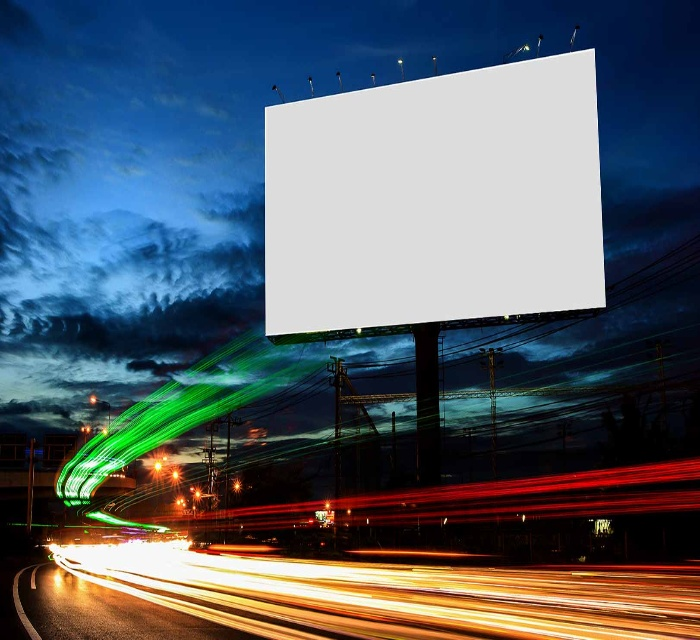
#> input picture billboard1.jpg, 700 x 640 px, given in place of the camera
$ python 'Create_Mask(Video).py'
#> lines starting #> are read from the running program, lines starting #| are printed output that depends on the picture; after the words box and inside, x2 and y2 are one past the last pixel; in counts of white or black regions, pixels touching at a corner belong together
import cv2
import numpy as np


def nothing(x):
    pass

frame = cv2.VideoCapture(0)


cv2.namedWindow("Tracking")
cv2.createTrackbar("LH", "Tracking", 0, 255, nothing)
#> slider 'LH' is set to 51
cv2.createTrackbar("LS", "Tracking", 0, 255, nothing)
#> slider 'LS' is set to 51
cv2.createTrackbar("LV", "Tracking", 0, 255, nothing)
#> slider 'LV' is set to 51
cv2.createTrackbar("UH", "Tracking", 0, 255, nothing)
#> slider 'UH' is set to 255
cv2.createTrackbar("US", "Tracking", 0, 255, nothing)
#> slider 'US' is set to 255
cv2.createTrackbar("UV", "Tracking", 0, 255, nothing)
#> slider 'UV' is set to 255

while True:
    result, img = frame.read()
#> img is the input picture: shape (640, 700, 3); mean B, G, R 104.9, 95.2, 85.3

    img_hsv = cv2.cvtColor(img, cv2.COLOR_BGR2HSV)
#> img_hsv: shape (640, 700, 3); mean H, S, V 64.6, 156.3, 126.6

    lh = cv2.getTrackbarPos("LH", "Tracking")
    ls = cv2.getTrackbarPos("LS", "Tracking")
    lv = cv2.getTrackbarPos("LV", "Tracking")

    uh = cv2.getTrackbarPos("UH", "Tracking")
    us = cv2.getTrackbarPos("US", "Tracking")
    uv = cv2.getTrackbarPos("UV", "Tracking")

    lower = np.array([lh, ls, lv])

    upper = np.array([uh, us, uv])

    mask = cv2.inRange(img_hsv, lower, upper)
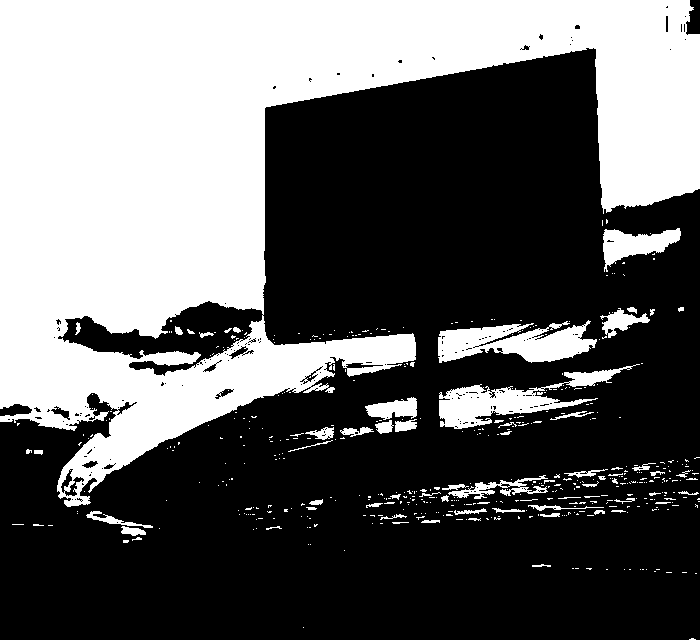
#> mask: shape (640, 700); 39.2% white; 474 white regions (410 under 20 px), largest, box (x1, y1, x2, y2) and area: (0, 0, 700, 507) 159179, (438, 320, 597, 363) 4140, (439, 364, 640, 429) 3942

    result_img = cv2.bitwise_and(img, img, mask=mask)
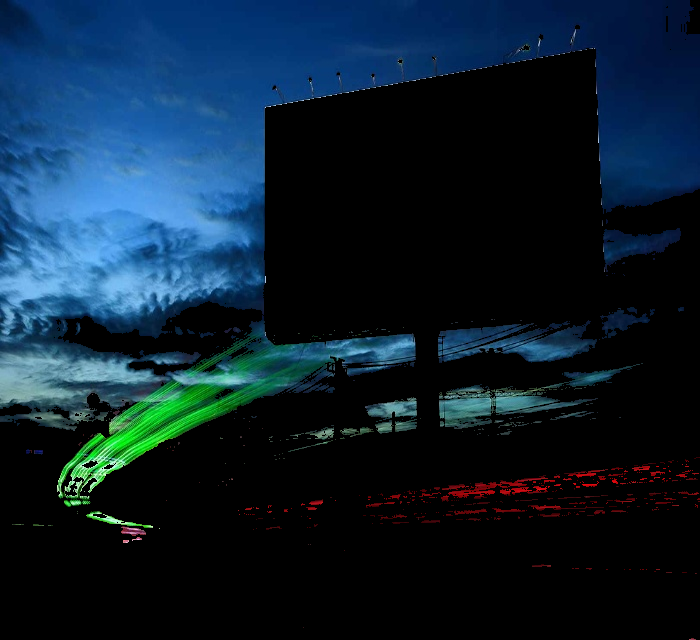
#> result_img: shape (640, 700, 3); mean B, G, R 47.7, 31.9, 12

    cv2.imshow("img", img)
    cv2.imshow("img_hsv", img_hsv)
    cv2.imshow("mask", mask)
    cv2.imshow("result_img", result_img)

    if cv2.waitKey(1) & 0xFF == 27:
#> (key Esc is pressed here)
        break


frame.release()
cv2.destroyAllWindows()

$ run again, on billboard2.jpg
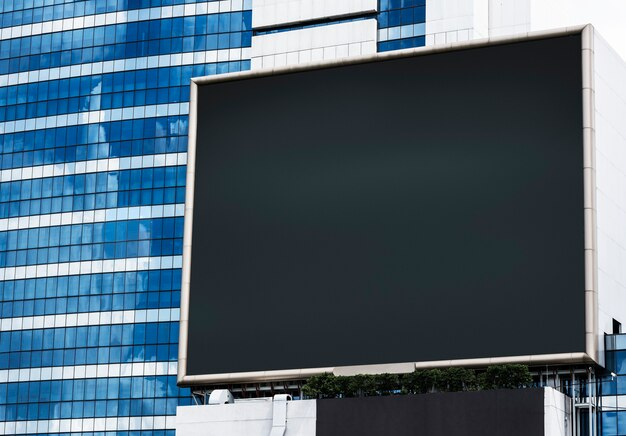
#> input picture billboard2.jpg, 626 x 436 px, given in place of the camera
#> img is the input picture: shape (436, 626, 3); mean B, G, R 114.4, 99, 76.8
#> img_hsv: shape (436, 626, 3); mean H, S, V 97.8, 89.8, 115.2
#> `mask = cv2.inRange(img_hsv, lower, upper)`:
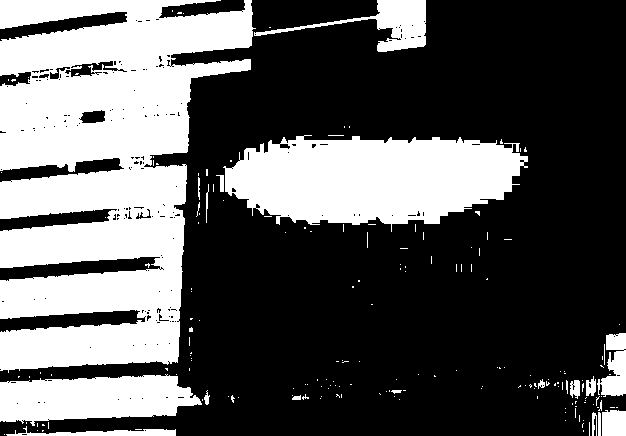
#> mask: shape (436, 626); 35.2% white; 185 white regions (164 under 20 px), largest, box (x1, y1, x2, y2) and area: (0, 0, 256, 373) 60945, (223, 135, 528, 232) 20874, (0, 374, 202, 426) 7507
#> `result_img = cv2.bitwise_and(img, img, mask=mask)`:
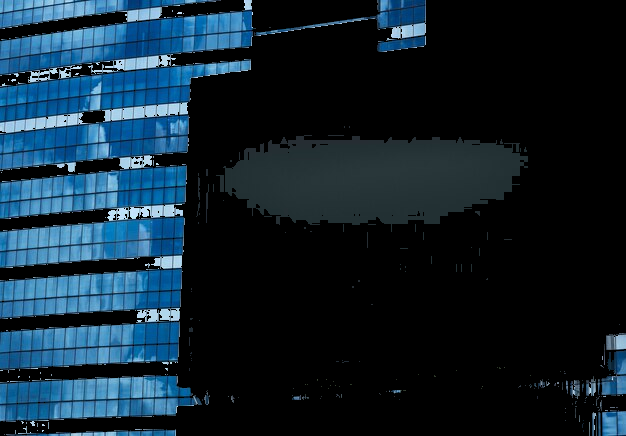
#> result_img: shape (436, 626, 3); mean B, G, R 48.4, 35.5, 16.6

$ run again, on billboard4.jpg
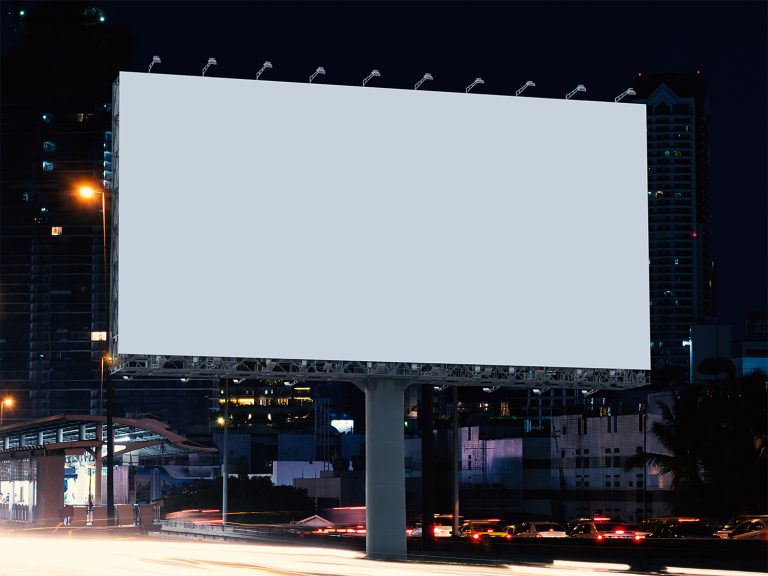
#> input picture billboard4.jpg, 768 x 576 px, given in place of the camera
#> img is the input picture: shape (576, 768, 3); mean B, G, R 102.3, 94.6, 91.9
#> img_hsv: shape (576, 768, 3); mean H, S, V 104.7, 100.1, 106.3
#> `mask = cv2.inRange(img_hsv, lower, upper)`:
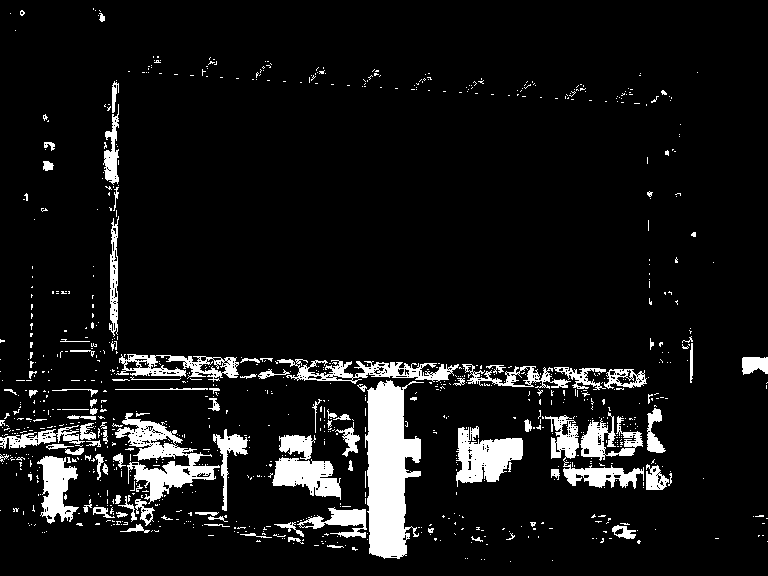
#> mask: shape (576, 768); 8.4% white; 925 white regions (825 under 20 px), largest, box (x1, y1, x2, y2) and area: (365, 380, 424, 559) 6819, (115, 413, 220, 504) 3243, (456, 426, 523, 487) 2398
#> `result_img = cv2.bitwise_and(img, img, mask=mask)`:
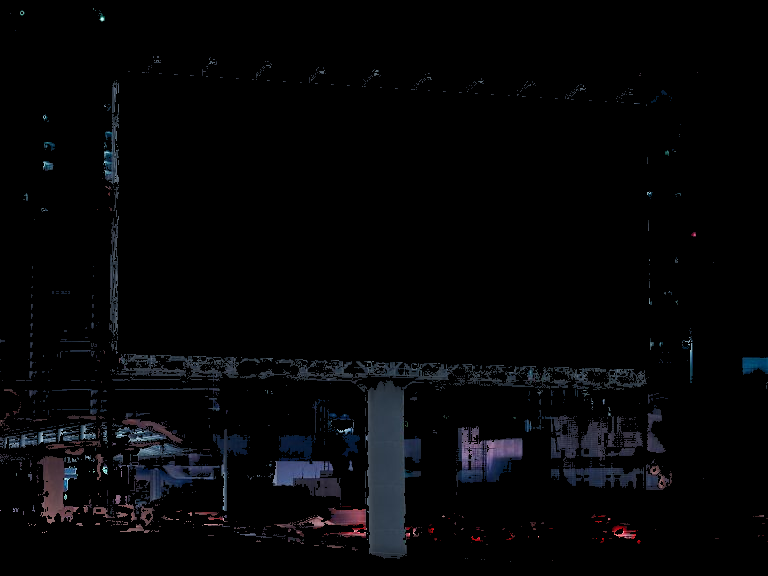
#> result_img: shape (576, 768, 3); mean B, G, R 6.4, 5, 4.7
